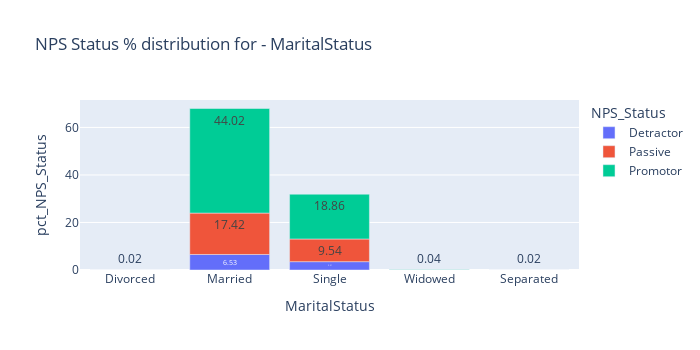
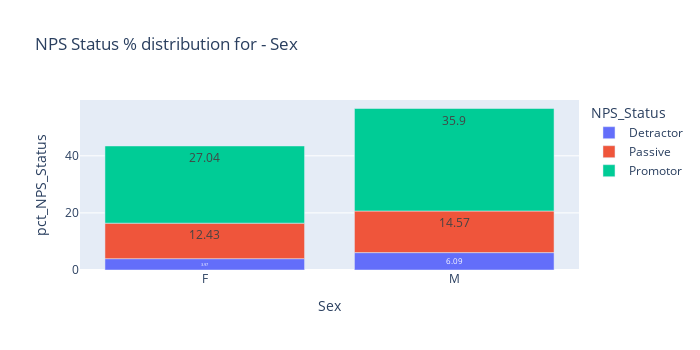
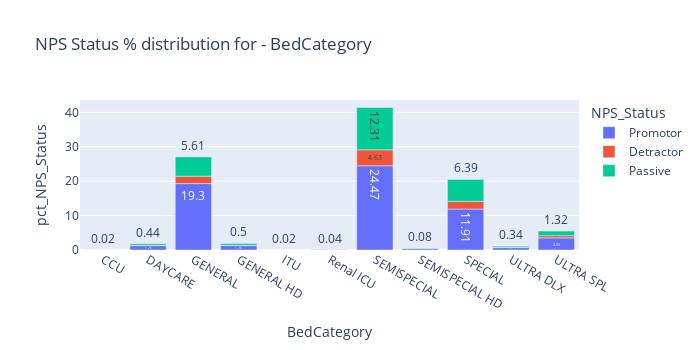
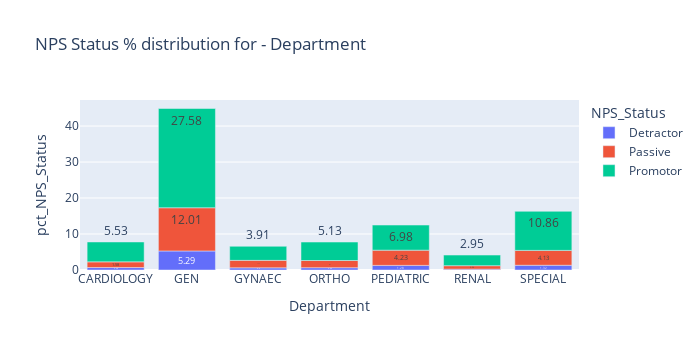

Notebook code cell kept with these figures, in order:
### Code cell
# Checking Return status distribution for categorical features
cat_vars=['MaritalStatus', 'Sex', 'BedCategory',
       'Department', 'InsPayorcategory',
       'STATEZONE', 'CE_ACCESSIBILITY', 'CE_CSAT', 'CE_VALUEFORMONEY','EM_NURSING', 'EM_DOCTOR',
       'AD_STAFFATTITUDE','INR_ROOMAMBIENCE', 'FNB_FOODQUALITY',
       'FNB_DIETICIAN',
       'DOC_ATTITUDE', 'DOC_TREATMENTEFFECTIVENESS','OVS_OVERALLSTAFFATTITUDE',
       'OVS_OVERALLSTAFFPROMPTNESS','DP_DISCHARGEPROCESS','LengthofStay']

def cat_return_link(df,var):
    cat_type=df.groupby([var]+['NPS_Status']).size().reset_index().rename({0:'cnt_status'},axis=1)
    cat_type['pct_NPS_Status']=((cat_type['cnt_status'].astype(float))*100/len(nps)).round(2)
    cat_type=cat_type[[var]+['NPS_Status','pct_NPS_Status']]
    cat_plt=px.bar(cat_type,color='NPS_Status',y='pct_NPS_Status',
                x=var,barmode='relative',text='pct_NPS_Status',title='NPS Status % distribution for - '+var)
    cat_plt.update_layout(
                        autosize=False,
                        width=700,
                        height=350)
    cat_plt.show()
    
for i in cat_vars:
    cat_return_link(nps,i)

### Figure 1 — Plotly figure (JSON) as saved in the notebook; plotly's stock layout.template omitted (floating-point values rounded to 4 significant figures)
{"data": [{"alignmentgroup": "True", "hovertemplate": "NPS_Status=Detractor<br>MaritalStatus=%{x}<br>pct_NPS_Status=%{text}<extra></extra>", "legendgroup": "Detractor", "marker": {"color": "#636efa"}, "name": "Detractor", "offsetgroup": "Detractor", "orientation": "v", "showlegend": true, "text": [0.02, 6.53, 3.51], "textposition": "auto", "type": "bar", "x": ["Divorced", "Married", "Single"], "xaxis": "x", "y": [0.02, 6.53, 3.51], "yaxis": "y"}, {"alignmentgroup": "True", "hovertemplate": "NPS_Status=Passive<br>MaritalStatus=%{x}<br>pct_NPS_Status=%{text}<extra></extra>", "legendgroup": "Passive", "marker": {"color": "#EF553B"}, "name": "Passive", "offsetgroup": "Passive", "orientation": "v", "showlegend": true, "text": [17.42, 9.54, 0.04], "textposition": "auto", "type": "bar", "x": ["Married", "Single", "Widowed"], "xaxis": "x", "y": [17.42, 9.54, 0.04], "yaxis": "y"}, {"alignmentgroup": "True", "hovertemplate": "NPS_Status=Promotor<br>MaritalStatus=%{x}<br>pct_NPS_Status=%{text}<extra></extra>", "legendgroup": "Promotor", "marker": {"color": "#00cc96"}, "name": "Promotor", "offsetgroup": "Promotor", "orientation": "v", "showlegend": true, "text": [44.02, 0.02, 18.86, 0.04], "textposition": "auto", "type": "bar", "x": ["Married", "Separated", "Single", "Widowed"], "xaxis": "x", "y": [44.02, 0.02, 18.86, 0.04], "yaxis": "y"}], "layout": {"autosize": false, "barmode": "relative", "height": 350, "legend": {"title": {"text": "NPS_Status"}, "tracegroupgap": 0}, "title": {"text": "NPS Status % distribution for - MaritalStatus"}, "width": 700, "xaxis": {"anchor": "y", "domain": [0, 1], "title": {"text": "MaritalStatus"}}, "yaxis": {"anchor": "x", "domain": [0, 1], "title": {"text": "pct_NPS_Status"}}}}

### Figure 2 — Plotly figure (JSON) as saved in the notebook; plotly's stock layout.template omitted (floating-point values rounded to 4 significant figures)
{"data": [{"alignmentgroup": "True", "hovertemplate": "NPS_Status=Detractor<br>Sex=%{x}<br>pct_NPS_Status=%{text}<extra></extra>", "legendgroup": "Detractor", "marker": {"color": "#636efa"}, "name": "Detractor", "offsetgroup": "Detractor", "orientation": "v", "showlegend": true, "text": [3.97, 6.09], "textposition": "auto", "type": "bar", "x": ["F", "M"], "xaxis": "x", "y": [3.97, 6.09], "yaxis": "y"}, {"alignmentgroup": "True", "hovertemplate": "NPS_Status=Passive<br>Sex=%{x}<br>pct_NPS_Status=%{text}<extra></extra>", "legendgroup": "Passive", "marker": {"color": "#EF553B"}, "name": "Passive", "offsetgroup": "Passive", "orientation": "v", "showlegend": true, "text": [12.43, 14.57], "textposition": "auto", "type": "bar", "x": ["F", "M"], "xaxis": "x", "y": [12.43, 14.57], "yaxis": "y"}, {"alignmentgroup": "True", "hovertemplate": "NPS_Status=Promotor<br>Sex=%{x}<br>pct_NPS_Status=%{text}<extra></extra>", "legendgroup": "Promotor", "marker": {"color": "#00cc96"}, "name": "Promotor", "offsetgroup": "Promotor", "orientation": "v", "showlegend": true, "text": [27.04, 35.9], "textposition": "auto", "type": "bar", "x": ["F", "M"], "xaxis": "x", "y": [27.04, 35.9], "yaxis": "y"}], "layout": {"autosize": false, "barmode": "relative", "height": 350, "legend": {"title": {"text": "NPS_Status"}, "tracegroupgap": 0}, "title": {"text": "NPS Status % distribution for - Sex"}, "width": 700, "xaxis": {"anchor": "y", "domain": [0, 1], "title": {"text": "Sex"}}, "yaxis": {"anchor": "x", "domain": [0, 1], "title": {"text": "pct_NPS_Status"}}}}

### Figure 3 — Plotly figure (JSON) as saved in the notebook; plotly's stock layout.template omitted (floating-point values rounded to 4 significant figures)
{"data": [{"alignmentgroup": "True", "hovertemplate": "NPS_Status=Promotor<br>BedCategory=%{x}<br>pct_NPS_Status=%{text}<extra></extra>", "legendgroup": "Promotor", "marker": {"color": "#636efa"}, "name": "Promotor", "offsetgroup": "Promotor", "orientation": "v", "showlegend": true, "text": [0.02, 1.26, 19.3, 1.28, 0.02, 0.04, 24.47, 0.4, 11.91, 0.7, 3.53], "textposition": "auto", "type": "bar", "x": ["CCU", "DAYCARE", "GENERAL", "GENERAL HD", "ITU", "Renal ICU", "SEMISPECIAL", "SEMISPECIAL HD", "SPECIAL", "ULTRA DLX", "ULTRA SPL"], "xaxis": "x", "y": [0.02, 1.26, 19.3, 1.28, 0.02, 0.04, 24.47, 0.4, 11.91, 0.7, 3.53], "yaxis": "y"}, {"alignmentgroup": "True", "hovertemplate": "NPS_Status=Detractor<br>BedCategory=%{x}<br>pct_NPS_Status=%{text}<extra></extra>", "legendgroup": "Detractor", "marker": {"color": "#EF553B"}, "name": "Detractor", "offsetgroup": "Detractor", "orientation": "v", "showlegend": true, "text": [0.12, 2.14, 0.12, 4.63, 0.1, 2.22, 0.08, 0.64], "textposition": "auto", "type": "bar", "x": ["DAYCARE", "GENERAL", "GENERAL HD", "SEMISPECIAL", "SEMISPECIAL HD", "SPECIAL", "ULTRA DLX", "ULTRA SPL"], "xaxis": "x", "y": [0.12, 2.14, 0.12, 4.63, 0.1, 2.22, 0.08, 0.64], "yaxis": "y"}, {"alignmentgroup": "True", "hovertemplate": "NPS_Status=Passive<br>BedCategory=%{x}<br>pct_NPS_Status=%{text}<extra></extra>", "legendgroup": "Passive", "marker": {"color": "#00cc96"}, "name": "Passive", "offsetgroup": "Passive", "orientation": "v", "showlegend": true, "text": [0.44, 5.61, 0.5, 12.31, 0.08, 6.39, 0.34, 1.32], "textposition": "auto", "type": "bar", "x": ["DAYCARE", "GENERAL", "GENERAL HD", "SEMISPECIAL", "SEMISPECIAL HD", "SPECIAL", "ULTRA DLX", "ULTRA SPL"], "xaxis": "x", "y": [0.44, 5.61, 0.5, 12.31, 0.08, 6.39, 0.34, 1.32], "yaxis": "y"}], "layout": {"autosize": false, "barmode": "relative", "height": 350, "legend": {"title": {"text": "NPS_Status"}, "tracegroupgap": 0}, "title": {"text": "NPS Status % distribution for - BedCategory"}, "width": 700, "xaxis": {"anchor": "y", "domain": [0, 1], "title": {"text": "BedCategory"}}, "yaxis": {"anchor": "x", "domain": [0, 1], "title": {"text": "pct_NPS_Status"}}}}

### Figure 4 — Plotly figure (JSON) as saved in the notebook; plotly's stock layout.template omitted (floating-point values rounded to 4 significant figures)
{"data": [{"alignmentgroup": "True", "hovertemplate": "NPS_Status=Detractor<br>Department=%{x}<br>pct_NPS_Status=%{text}<extra></extra>", "legendgroup": "Detractor", "marker": {"color": "#636efa"}, "name": "Detractor", "offsetgroup": "Detractor", "orientation": "v", "showlegend": true, "text": [0.68, 5.29, 0.6, 0.64, 1.28, 0.24, 1.32], "textposition": "auto", "type": "bar", "x": ["CARDIOLOGY", "GEN", "GYNAEC", "ORTHO", "PEDIATRIC", "RENAL", "SPECIAL"], "xaxis": "x", "y": [0.68, 5.29, 0.6, 0.64, 1.28, 0.24, 1.32], "yaxis": "y"}, {"alignmentgroup": "True", "hovertemplate": "NPS_Status=Passive<br>Department=%{x}<br>pct_NPS_Status=%{text}<extra></extra>", "legendgroup": "Passive", "marker": {"color": "#EF553B"}, "name": "Passive", "offsetgroup": "Passive", "orientation": "v", "showlegend": true, "text": [1.58, 12.01, 2.08, 2, 4.23, 0.96, 4.13], "textposition": "auto", "type": "bar", "x": ["CARDIOLOGY", "GEN", "GYNAEC", "ORTHO", "PEDIATRIC", "RENAL", "SPECIAL"], "xaxis": "x", "y": [1.58, 12.01, 2.08, 2, 4.23, 0.96, 4.13], "yaxis": "y"}, {"alignmentgroup": "True", "hovertemplate": "NPS_Status=Promotor<br>Department=%{x}<br>pct_NPS_Status=%{text}<extra></extra>", "legendgroup": "Promotor", "marker": {"color": "#00cc96"}, "name": "Promotor", "offsetgroup": "Promotor", "orientation": "v", "showlegend": true, "text": [5.53, 27.58, 3.91, 5.13, 6.98, 2.95, 10.86], "textposition": "auto", "type": "bar", "x": ["CARDIOLOGY", "GEN", "GYNAEC", "ORTHO", "PEDIATRIC", "RENAL", "SPECIAL"], "xaxis": "x", "y": [5.53, 27.58, 3.91, 5.13, 6.98, 2.95, 10.86], "yaxis": "y"}], "layout": {"autosize": false, "barmode": "relative", "height": 350, "legend": {"title": {"text": "NPS_Status"}, "tracegroupgap": 0}, "title": {"text": "NPS Status % distribution for - Department"}, "width": 700, "xaxis": {"anchor": "y", "domain": [0, 1], "title": {"text": "Department"}}, "yaxis": {"anchor": "x", "domain": [0, 1], "title": {"text": "pct_NPS_Status"}}}}
